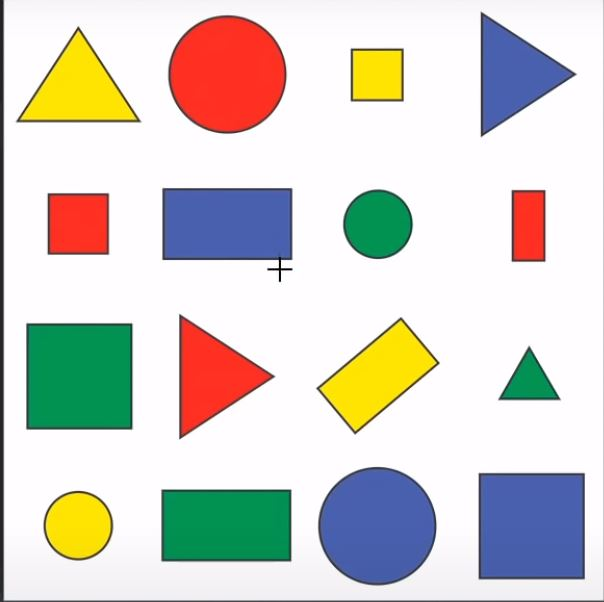
#> input picture Resources/shapes.JPG, 604 x 602 px
$ python chapter_8.py
#> lines starting #> are read from the running program, lines starting #| are printed output that depends on the picture; after the words box and inside, x2 and y2 are one past the last pixel; in counts of white or black regions, pixels touching at a corner belong together
import cv2
import numpy as np

path = 'Resources/shapes.JPG'
img = cv2.imread(path)
#> img is the input picture: shape (602, 604, 3); mean B, G, R 203.1, 209.6, 212.5
imgContour = img.copy()


def stackImages(scale,imgArray):
    rows = len(imgArray)
    cols = len(imgArray[0])
    rowsAvailable = isinstance(imgArray[0], list)
    width = imgArray[0][0].shape[1]
    height = imgArray[0][0].shape[0]
    if rowsAvailable:
        for x in range ( 0, rows):
            for y in range(0, cols):
                if imgArray[x][y].shape[:2] == imgArray[0][0].shape [:2]:
                    imgArray[x][y] = cv2.resize(imgArray[x][y], (0, 0), None, scale, scale)
                else:
                    imgArray[x][y] = cv2.resize(imgArray[x][y], (imgArray[0][0].shape[1], imgArray[0][0].shape[0]), None, scale, scale)
                if len(imgArray[x][y].shape) == 2: imgArray[x][y]= cv2.cvtColor( imgArray[x][y], cv2.COLOR_GRAY2BGR)
        imageBlank = np.zeros((height, width, 3), np.uint8)
        hor = [imageBlank]*rows
        hor_con = [imageBlank]*rows
        for x in range(0, rows):
            hor[x] = np.hstack(imgArray[x])
        ver = np.vstack(hor)
    else:
        for x in range(0, rows):
            if imgArray[x].shape[:2] == imgArray[0].shape[:2]:
                imgArray[x] = cv2.resize(imgArray[x], (0, 0), None, scale, scale)
            else:
                imgArray[x] = cv2.resize(imgArray[x], (imgArray[0].shape[1], imgArray[0].shape[0]), None,scale, scale)
            if len(imgArray[x].shape) == 2: imgArray[x] = cv2.cvtColor(imgArray[x], cv2.COLOR_GRAY2BGR)
        hor= np.hstack(imgArray)
        ver = hor
    return ver

def getContours(img):
    contours,hierarchy = cv2.findContours(img,cv2.RETR_EXTERNAL,cv2.CHAIN_APPROX_NONE)
    for cnt in contours:
        area = cv2.contourArea(cnt)
        print(area)

        if area>500:
            cv2.drawContours(imgContour, cnt, -1, (255, 0, 0), 3)
            peri = cv2.arcLength(cnt,True)
            print(peri)

imgGray = cv2.cvtColor(img,cv2.COLOR_BGR2GRAY)
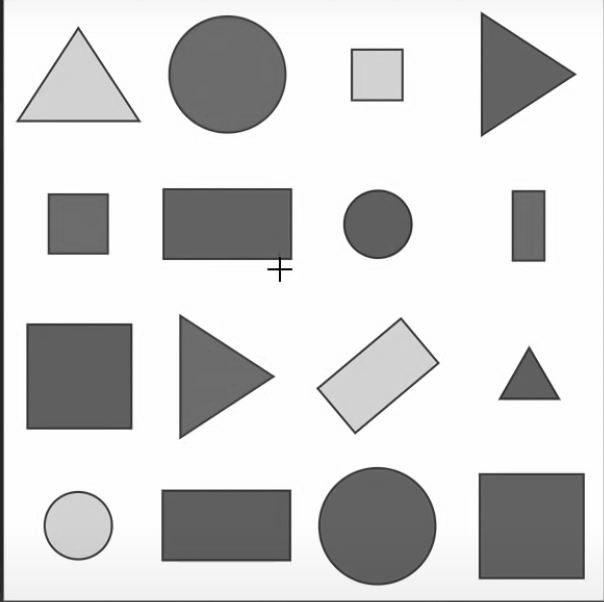
#> imgGray: shape (602, 604); min 0, max 255, mean 209.8
imgBlur = cv2.GaussianBlur(imgGray,(7,7),1)
imgCanny = cv2.Canny(imgBlur,50,50)
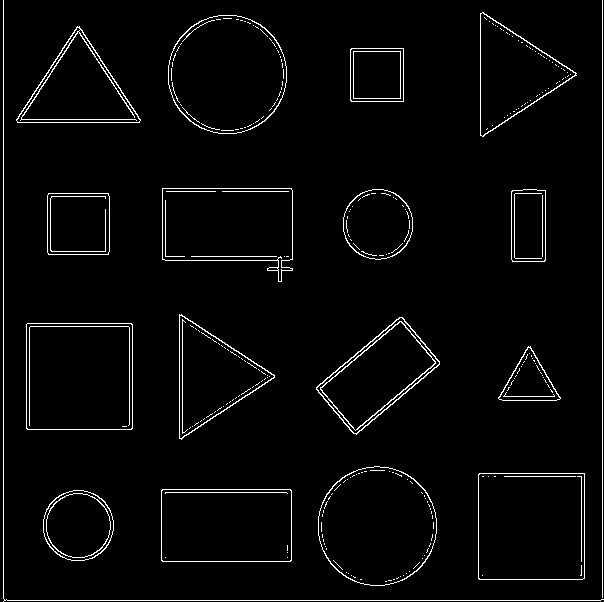
#> imgCanny: shape (602, 604); 3.1% white in thin lines or dots
getContours(imgCanny)
#> in getContours, `contours,hierarchy = cv2.findContours(img,cv2.RETR_EXTERNAL,cv2.CHAIN_..`: contours = 18 contours, 2 with area under 20; largest, box (x1, y1, x2, y2) and area: (26, 323, 133, 430) 11234, (478, 473, 585, 580) 11234, (318, 466, 437, 586) 11076, (168, 15, 287, 134) 11069, (162, 188, 293, 282) 9482
#> the loop in getContours, `for cnt in contours:` made 18 passes
#> (area, peri) on passes 1 to 12: (3892, 233.1), (9358, 401.7), (11233.5, 422.2), (11075.5, 393.7), (1774, 195.3), (11234, 421.7), (6922.5, 354.1), (6106, 368.2), (3774, 243.7), (2425.5, 209.1), (3836, 231.1), (9481.5, 483.6)
#> (printed output is left out)
#> after the loop in getContours, `for cnt in contours:`:
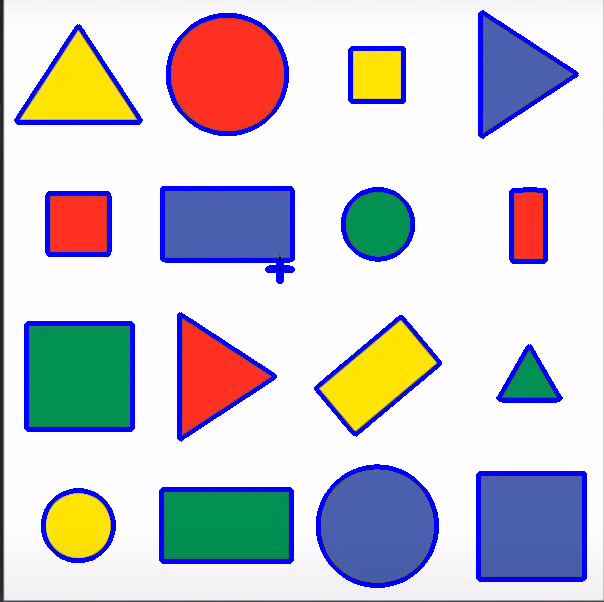
#> imgContour: shape (602, 604, 3); 6.6% of pixels changed, all inside (x1, y1, x2, y2) = (14, 10, 587, 588)

imgBlank = np.zeros_like(img)
imgStack = stackImages(0.6,([img,imgGray,imgBlur],
                            [imgCanny,imgContour,imgBlank]))
#> after the loop in stackImages, `for x in range(0, rows):`: hor = 2 items
#> in stackImages, `ver = np.vstack(hor)`:
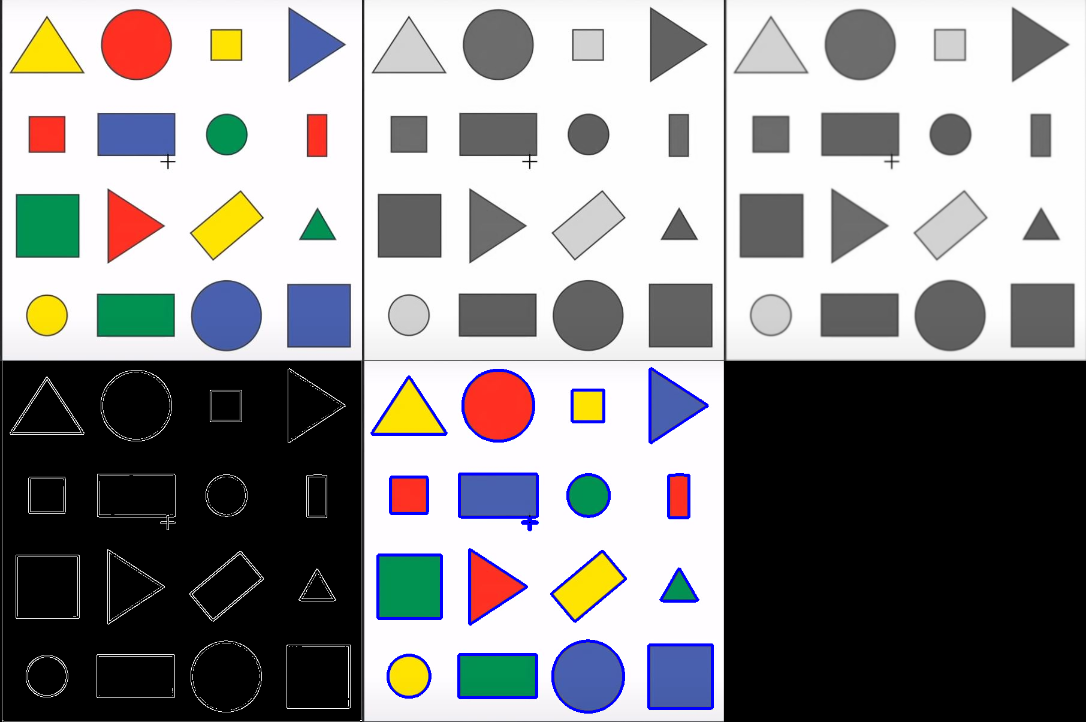
#> ver: shape (722, 1086, 3); mean of channels 0, 1, 2 139.9, 139.2, 140.1; drawn as B, G, R


cv2.imshow("Original",img)
cv2.imshow("Gray",imgGray)
cv2.imshow("Blur",imgBlur)
cv2.imshow("Stack",imgStack)
cv2.waitKey(0)

$ run again, with Resources/loro.jpg copied over Resources/shapes.JPG
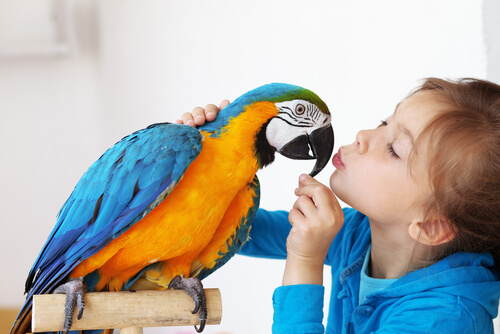
#> input picture Resources/loro.jpg, 500 x 334 px
#> img is the input picture: shape (334, 500, 3); mean B, G, R 169.4, 174.5, 174.3
#> `imgCanny = cv2.Canny(imgBlur,50,50)`:
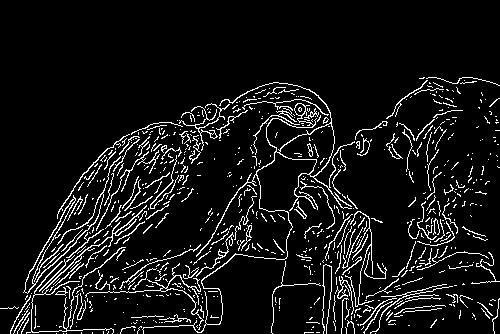
#> imgCanny: shape (334, 500); 8% white in thin lines or dots, all inside (x1, y1, x2, y2) = (0, 77, 500, 334)
#> contours = 707 contours, 680 with area under 20; largest, box (x1, y1, x2, y2) and area: (142, 82, 355, 334) 1864, (23, 156, 121, 294) 546, (42, 205, 147, 293) 157, (85, 263, 204, 330) 84, (26, 247, 126, 334) 82
#> the loop in getContours, `for cnt in contours:` made 707 passes
#> (area, peri) on passes 512, 702: (545.5, 759.6), (1863.5, 2434.4)
#> (printed output is left out)
#> after the loop in stackImages, `for x in range(0, rows):`: hor = 2 items
#> in stackImages, `ver = np.vstack(hor)`:
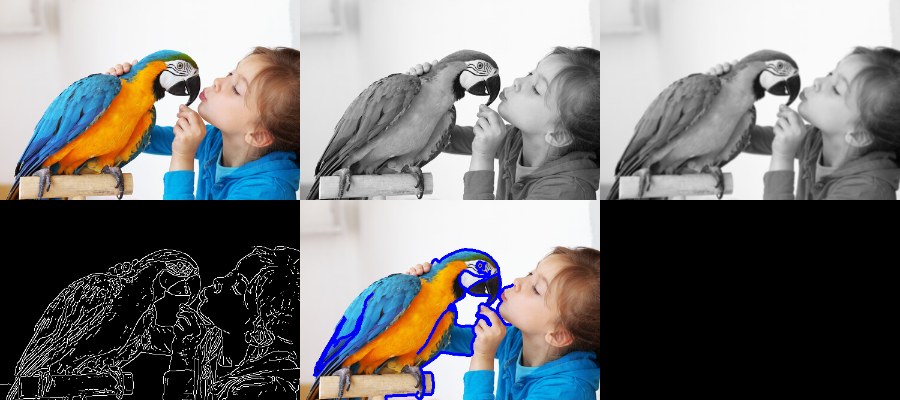
#> ver: shape (400, 900, 3); mean of channels 0, 1, 2 118.5, 118.3, 118.3; drawn as B, G, R
